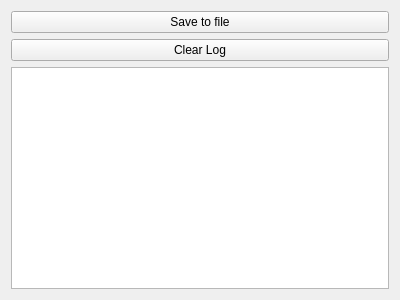
<?xml version="1.0" encoding="UTF-8"?>
<ui version="4.0">
 <class>Form</class>
 <widget class="QWidget" name="Form">
  <property name="geometry">
   <rect>
    <x>0</x>
    <y>0</y>
    <width>400</width>
    <height>300</height>
   </rect>
  </property>
  <property name="windowTitle">
   <string>Form</string>
  </property>
  <layout class="QVBoxLayout" name="verticalLayout">
   <item>
    <widget class="QPushButton" name="saveTofile">
     <property name="text">
      <string>Save to file</string>
     </property>
    </widget>
   </item>
   <item>
    <widget class="QPushButton" name="clearLog">
     <property name="text">
      <string>Clear Log</string>
     </property>
    </widget>
   </item>
   <item>
    <widget class="QTextBrowser" name="plainTextEdit"/>
   </item>
  </layout>
 </widget>
 <resources/>
 <connections/>
</ui>
